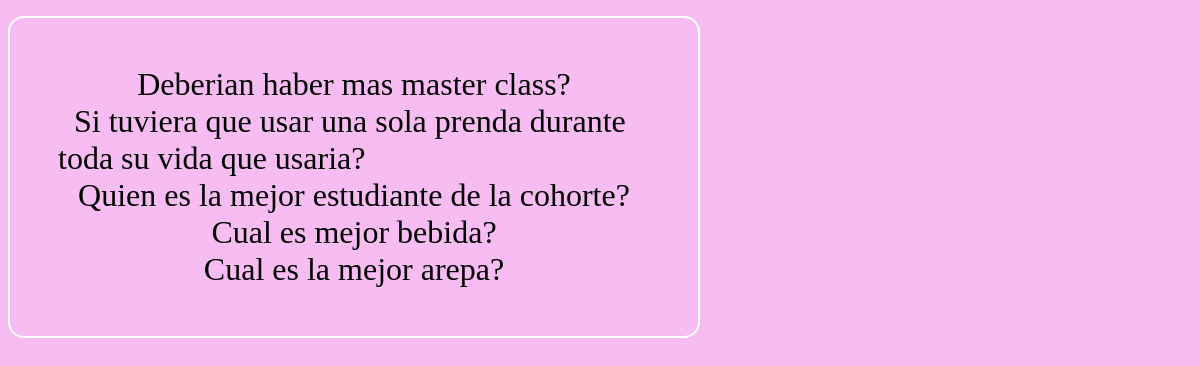
Screenshot of /polls/ with the database file from the repository.
### polls/models.py (models this page shows, shortened)
class Question(models.Model):
    question_text = models.CharField(max_length=200)
    pub_date = models.DateTimeField('date published')

### polls/views.py (the view)
# urls.py: path('', views.IndexView.as_view(), name='index'),
class IndexView(generic.ListView):
    template_name = 'polls/index.html'
    context_object_name = 'latest_question_list'
    def get_queryset(self):
     return Question.objects.filter(
        pub_date__lte=timezone.now()
        ).order_by('-pub_date')[:5]

### polls/templates/polls/index.html (shortened to what this page needs)
<!DOCTYPE html>
<html lang="en">
	<head>
	</head>
	<body>
{% load static %}
<link rel="stylesheet" type="text/css" href="{% static 'polls/style.css' %}">
{% if latest_question_list %}
    <ul>
    {% for question in latest_question_list %}
    <li><a href="{% url 'polls:detail' question.id %}">{{ question.question_text }}</a></li>
    {% endfor %}
    </ul>
{% else %}
    <p>No polls are available.</p>
{% endif %}
</body>
</html>

### polls/static/polls/style.css (style rules this page uses)
body { background: #f7bcf2; }
li a { color:rgb(0, 0, 0); padding: 1rem; text-decoration: none; font-size: 2rem; text-align: left; margin-top: 1rem; }
li { list-style: none; }
ul { padding: 0; border: 2px solid white; padding: 3rem; border-radius: 1rem; width: 50%; display: flex; flex-direction: column; align-items: center; justify-content: center; }

### rows the page displays
Question: question_text "Deberian haber mas master class?"
Question: question_text "Si tuviera que usar una sola prenda durante toda su vida que usaria?"
Question: question_text "Quien es la mejor estudiante de la cohorte?"
Question: question_text "Cual es mejor bebida?"
Question: question_text "Cual es la mejor arepa?"
